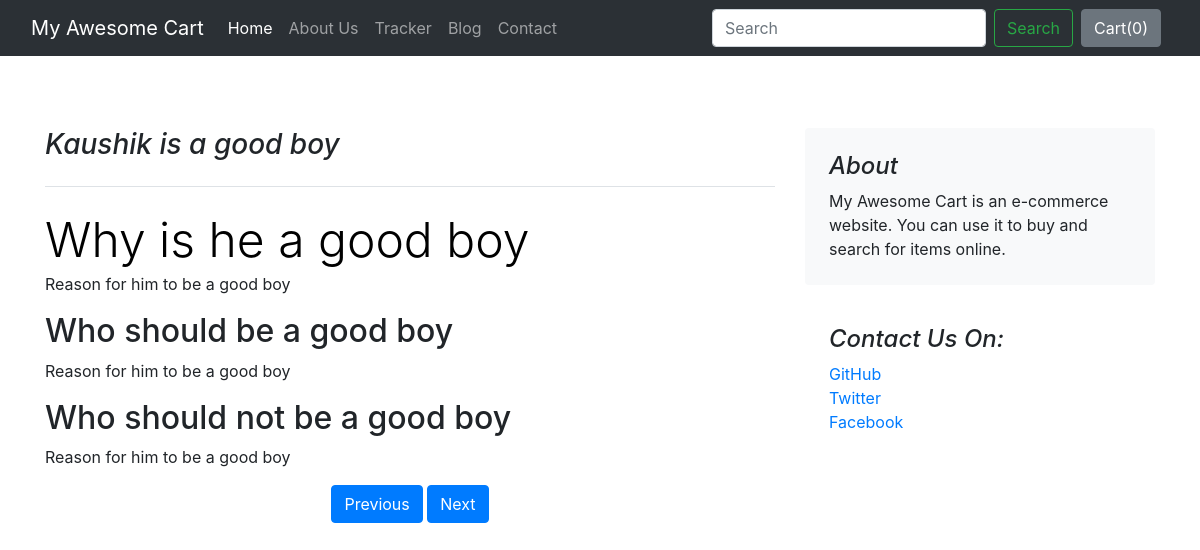
The page /blog/blogpost/1 on the database its author committed.
### Blog/models.py (models this page shows)
class Blogpost(models.Model):
    post_id = models.AutoField(primary_key=True)
    title = models.CharField(max_length=50)
    head0 = models.CharField(max_length=500, default="")
    chead0 = models.CharField(max_length=5000, default="")
    head1 = models.CharField(max_length=500, default="")
    chead1 = models.CharField(max_length=5000, default="")
    head2 = models.CharField(max_length=500, default="")
    chead2 = models.CharField(max_length=5000, default="")
    pub_date = models.DateField()
    thumbnail = models.ImageField(upload_to="Blog/Images", default="")
    def __str__(self) -> str:
        return self.title

### Blog/views.py (the view)
# urls.py: path("blogpost/<int:id>", views.blogpost, name="blogPost"),
def blogpost(request, id):
    post = Blogpost.objects.filter(post_id=id)[0]
    print(post)
    return render(request, "Blog/blogpost.html", {"post": post})

### Blog/Templates/Blog/blogpost.html
{% extends 'Blog/basic.html' %}
{% block body %}
<div class="container">
    <div class="row g-5 mt-4">
        <div class="col-md-8">
            <h3 class="pb-4 mb-4 fst-italic border-bottom">
                {{post.title}}
            </h3>
            <article class="blog-post">
                <h2 class="display-5 link-body-emphasis mb-1">{{post.head0}}</h2>
                <p>{{post.chead0}}</p>
                <h2>{{post.head1}}</h2>
                <p>{{post.chead0}}</p>
                <h2>{{post.head2}}</h2>
                <p>{{post.chead0}}</p>
                <div class="text-center">
                    <a href=""><button class="btn btn-primary">Previous</button></a>
                    <a href=""><button class="btn btn-primary">Next</button></a>
                </div>
        </div>
        <div class="col-md-4">
            <div class="position-sticky" style="top: 2rem;">
                <div class="p-4 mb-3 bg-body-tertiary rounded">
                    <h4 class="fst-italic">About</h4>
                    <p class="mb-0">My Awesome Cart is an e-commerce website. You can use it to buy and search for items
                        online.</p>
                </div>
                <div class="p-4">
                    <h4 class="fst-italic">Contact Us On:</h4>
                    <ol class="list-unstyled">
                        <li><a href="#">GitHub</a></li>
                        <li><a href="#">Twitter</a></li>
                        <li><a href="#">Facebook</a></li>
                    </ol>
                </div>
            </div>
        </div>
    </div>
</div>
{% endblock %}

### rows shown on the page
Blogpost: title "Kaushik is a good boy", head0 "Why is he a good boy", chead0 "Reason for him to be a good boy", head1 "Who should be a good boy", head2 "Who should not be a good boy"
